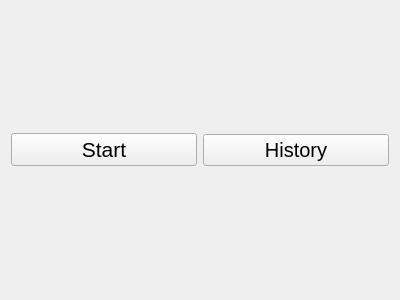
<?xml version="1.0" encoding="UTF-8"?>
<ui version="4.0">
 <class>StartWidget</class>
 <widget class="QWidget" name="StartWidget">
  <property name="geometry">
   <rect>
    <x>0</x>
    <y>0</y>
    <width>400</width>
    <height>300</height>
   </rect>
  </property>
  <property name="windowTitle">
   <string>Form</string>
  </property>
  <layout class="QHBoxLayout" name="horizontalLayout">
   <item>
    <widget class="QPushButton" name="start">
     <property name="font">
      <font>
       <pointsize>16</pointsize>
      </font>
     </property>
     <property name="text">
      <string>Start</string>
     </property>
    </widget>
   </item>
   <item>
    <widget class="QPushButton" name="history">
     <property name="font">
      <font>
       <pointsize>15</pointsize>
      </font>
     </property>
     <property name="text">
      <string>History</string>
     </property>
    </widget>
   </item>
  </layout>
 </widget>
 <resources/>
 <connections/>
 <slots>
  <signal>start()</signal>
  <signal>history()</signal>
 </slots>
</ui>
